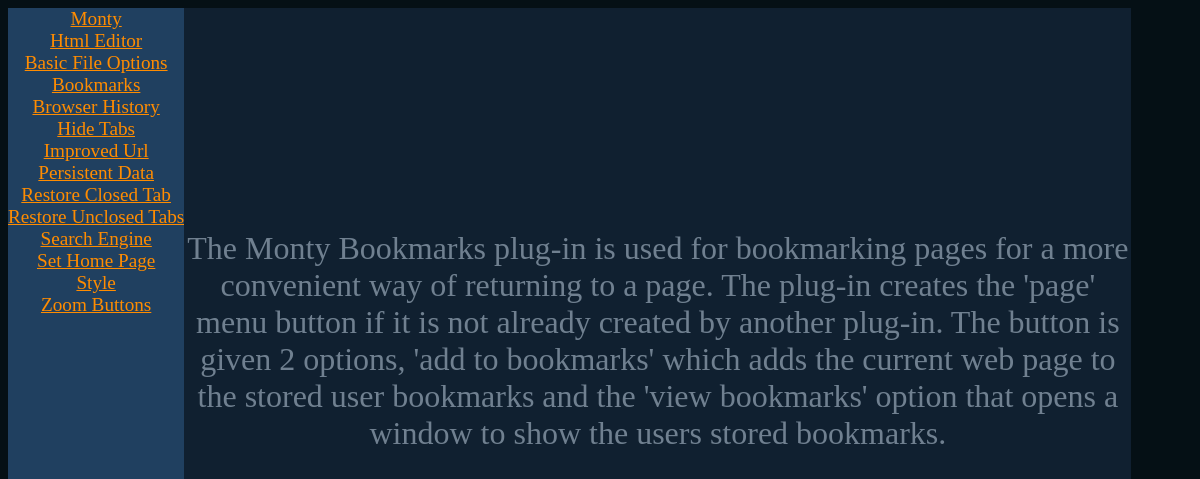
Screenshot of /documents/5 with the database file from the repository.
### tables this page shows
CREATE TABLE Plugins (plugin_num INTEGER PRIMARY KEY, pName VARCHAR(100));

CREATE TABLE Plugin_Desc (plugin_num INTEGER PRIMARY KEY, pDesc TEXT);

### Docs.py (the view)
@app.route("/documents")
@app.route("/documents/<plugin>")
def home(plugin=0):
	DBCon = sqlite3.connect("DocsFiles/Docs.db")
	cursor = DBCon.cursor()
	cursor.execute("SELECT * FROM Plugins")
	plugins = cursor.fetchall()
	cursor.execute("SELECT * FROM Plugin_Desc WHERE plugin_num = " + str(plugin))
	desc = cursor.fetchall()
	return flask.render_template("DocsHtml.html", plugins = plugins, desc = desc[0][1])

### templates/DocsHtml.html (shortened to what this page needs)
<!DOCTYPE html>
<html>
	<link rel="stylesheet" type="text/css" href="{{ url_for('static', filename='css/DocsCSS.css') }}">
	<body>
		<div class="column">
			{%for Plugins in plugins%}
				<a href={{"http://127.0.0.1:5000/documents/"~Plugins[0]}}>{{Plugins[1]}}</a><br>
			{%endfor%}
		</div>
		<div class="column1">
			<div class="column1-text">
				{{desc}}
			</div>
		</div>
	</body>
</html>

### static/css/DocsCSS.css (style rules this page uses)
html,body { height: 100%; background-color: #051015; }
.column { text-align: center; float: left; width: auto; height: 100%; font-size: larger; background-color: #204060; }
a:link { color: darkorange; }
.column1 { float: left; width: 80%; height: 100%; color: #708090; font-size: xx-large; background-color: #102030; text-align: center; }
.column1-text { transform: translateY(100%); }

### rows the page displays
Plugins: pName "Monty"
Plugins: pName "Html Editor"
Plugins: pName "Basic File Options"
Plugins: pName "Bookmarks"
Plugins: pName "Browser History"
Plugins: pName "Hide Tabs"
Plugins: pName "Improved Url"
Plugins: pName "Persistent Data"
Plugins: pName "Restore Closed Tab"
Plugins: pName "Restore Unclosed Tabs"
Plugins: pName "Search Engine"
Plugins: pName "Set Home Page"
Plugins: pName "Style"
Plugins: pName "Zoom Buttons"
Plugin_Desc: pDesc "The Monty Bookmarks plug-in is used for bookmarking pages for a more convenient way of returning to a page. The plug-in creates the 'page' menu button if it is not already created by another plug-in. The button is given 2 options, 'add to bookmarks' which adds the current web page to the stored user bookmarks and the 'view bookmarks' option that opens a window to show the users stored bookmarks."
